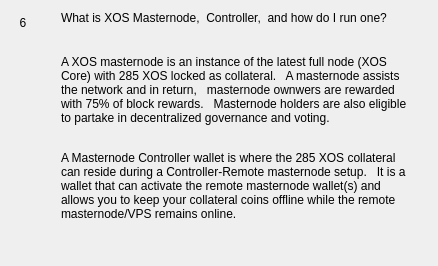
                  <widget class="QWidget" name="widgetFaq6" native="true">
                   <layout class="QHBoxLayout" name="horizontalpage_6" stretch="0,1">
                    <item alignment="Qt::AlignTop">
                     <widget class="QLabel" name="labelNumber6">
                      <property name="minimumSize">
                       <size>
                        <width>24</width>
                        <height>24</height>
                       </size>
                      </property>
                      <property name="maximumSize">
                       <size>
                        <width>16777215</width>
                        <height>24</height>
                       </size>
                      </property>
                      <property name="text">
                       <string>6</string>
                      </property>
                      <property name="alignment">
                       <set>Qt::AlignCenter</set>
                      </property>
                     </widget>
                    </item>
                    <item>
                     <layout class="QVBoxLayout" name="verticalLayoutpage_6">
                      <property name="spacing">
                       <number>0</number>
                      </property>
                      <property name="leftMargin">
                       <number>20</number>
                      </property>
                      <property name="rightMargin">
                       <number>20</number>
                      </property>
                      <item>
                       <widget class="QLabel" name="labelSubtitle6">
                        <property name="text">
                         <string>What is XOS Masternode,  Controller,  and how do I run one?</string>
                        </property>
                        <property name="wordWrap">
                         <bool>true</bool>
                        </property>
                       </widget>
                      </item>
                      <item>
                       <spacer name="verticalSpacer_60">
                        <property name="orientation">
                         <enum>Qt::Vertical</enum>
                        </property>
                        <property name="sizeType">
                         <enum>QSizePolicy::Fixed</enum>
                        </property>
                        <property name="sizeHint" stdset="0">
                         <size>
                          <width>20</width>
                          <height>30</height>
                         </size>
                        </property>
                       </spacer>
                      </item>
                      <item>
                       <widget class="QLabel" name="labelContent6">
                        <property name="text">
                         <string>&lt;html&gt;&lt;head/&gt;&lt;body&gt;&lt;p&gt;A XOS masternode is an instance of the latest full node (XOS Core) with 285 XOS locked as collateral.  &amp;nbsp; A masternode assists the network and in return,  &amp;nbsp; masternode ownwers are rewarded with 75% of block rewards.  &amp;nbsp; Masternode holders are also eligible to partake in decentralized governance and voting.&lt;/p&gt;&lt;p&gt;&lt;br/&gt;A Masternode Controller wallet is where the 285 XOS collateral can reside during a Controller-Remote masternode setup.  &amp;nbsp; It is a wallet that can activate the remote masternode wallet(s) and allows you to keep your collateral coins offline while the remote masternode/VPS remains online.&lt;br/&gt;&lt;/p&gt;&lt;/body&gt;&lt;/html&gt;</string>
                        </property>
                        <property name="alignment">
                         <set>Qt::AlignLeading|Qt::AlignLeft|Qt::AlignTop</set>
                        </property>
                        <property name="wordWrap">
                         <bool>true</bool>
                        </property>
                       </widget>
                      </item>
                      <item>
                       <spacer name="verticalSpacer_61">
                        <property name="orientation">
                         <enum>Qt::Vertical</enum>
                        </property>
                        <property name="sizeHint" stdset="0">
                         <size>
                          <width>20</width>
                          <height>20</height>
                         </size>
                        </property>
                       </spacer>
                      </item>
                     </layout>
                    </item>
                   </layout>
                  </widget>
